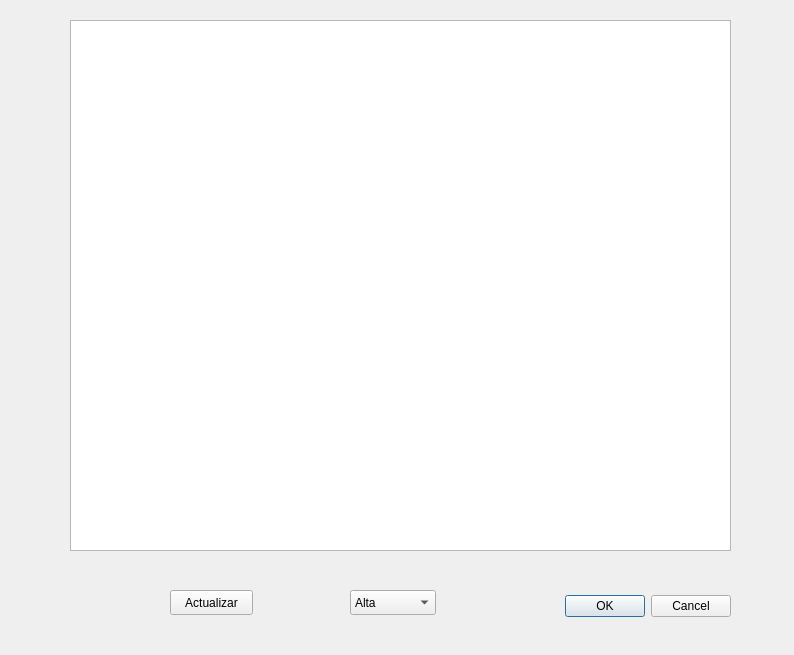
<?xml version="1.0" encoding="UTF-8"?>
<ui version="4.0">
 <class>DInfoTabla</class>
 <widget class="QDialog" name="DInfoTabla">
  <property name="geometry">
   <rect>
    <x>0</x>
    <y>0</y>
    <width>794</width>
    <height>655</height>
   </rect>
  </property>
  <property name="windowTitle">
   <string>Dialog</string>
  </property>
  <widget class="QDialogButtonBox" name="buttonBox">
   <property name="geometry">
    <rect>
     <x>390</x>
     <y>590</y>
     <width>341</width>
     <height>32</height>
    </rect>
   </property>
   <property name="orientation">
    <enum>Qt::Horizontal</enum>
   </property>
   <property name="standardButtons">
    <set>QDialogButtonBox::Cancel|QDialogButtonBox::Ok</set>
   </property>
  </widget>
  <widget class="QTableView" name="vistaTabla">
   <property name="geometry">
    <rect>
     <x>70</x>
     <y>20</y>
     <width>661</width>
     <height>531</height>
    </rect>
   </property>
  </widget>
  <widget class="QPushButton" name="botonActualizar">
   <property name="geometry">
    <rect>
     <x>170</x>
     <y>590</y>
     <width>83</width>
     <height>25</height>
    </rect>
   </property>
   <property name="text">
    <string>Actualizar</string>
   </property>
  </widget>
  <widget class="QComboBox" name="comboBox">
   <property name="geometry">
    <rect>
     <x>350</x>
     <y>590</y>
     <width>86</width>
     <height>25</height>
    </rect>
   </property>
   <item>
    <property name="text">
     <string>Alta</string>
    </property>
   </item>
   <item>
    <property name="text">
     <string>Media</string>
    </property>
   </item>
   <item>
    <property name="text">
     <string>Baja</string>
    </property>
   </item>
  </widget>
 </widget>
 <resources/>
 <connections>
  <connection>
   <sender>buttonBox</sender>
   <signal>accepted()</signal>
   <receiver>DInfoTabla</receiver>
   <slot>accept()</slot>
   <hints>
    <hint type="sourcelabel">
     <x>248</x>
     <y>254</y>
    </hint>
    <hint type="destinationlabel">
     <x>157</x>
     <y>274</y>
    </hint>
   </hints>
  </connection>
  <connection>
   <sender>buttonBox</sender>
   <signal>rejected()</signal>
   <receiver>DInfoTabla</receiver>
   <slot>reject()</slot>
   <hints>
    <hint type="sourcelabel">
     <x>316</x>
     <y>260</y>
    </hint>
    <hint type="destinationlabel">
     <x>286</x>
     <y>274</y>
    </hint>
   </hints>
  </connection>
 </connections>
</ui>
